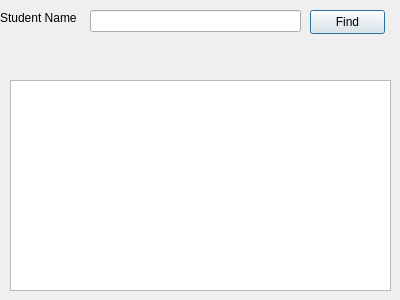
<?xml version="1.0" encoding="UTF-8"?>
<ui version="4.0">
 <class>FindStudent</class>
 <widget class="QDialog" name="FindStudent">
  <property name="geometry">
   <rect>
    <x>0</x>
    <y>0</y>
    <width>400</width>
    <height>300</height>
   </rect>
  </property>
  <property name="windowTitle">
   <string>Find Student</string>
  </property>
  <widget class="QTableView" name="tableView">
   <property name="geometry">
    <rect>
     <x>10</x>
     <y>80</y>
     <width>381</width>
     <height>211</height>
    </rect>
   </property>
  </widget>
  <widget class="QLabel" name="label">
   <property name="geometry">
    <rect>
     <x>0</x>
     <y>10</y>
     <width>81</width>
     <height>16</height>
    </rect>
   </property>
   <property name="text">
    <string>Student Name</string>
   </property>
  </widget>
  <widget class="QLineEdit" name="lineEdit">
   <property name="geometry">
    <rect>
     <x>90</x>
     <y>10</y>
     <width>211</width>
     <height>22</height>
    </rect>
   </property>
  </widget>
  <widget class="QPushButton" name="pushButton">
   <property name="geometry">
    <rect>
     <x>310</x>
     <y>10</y>
     <width>75</width>
     <height>24</height>
    </rect>
   </property>
   <property name="text">
    <string>Find</string>
   </property>
  </widget>
 </widget>
 <resources/>
 <connections/>
</ui>
